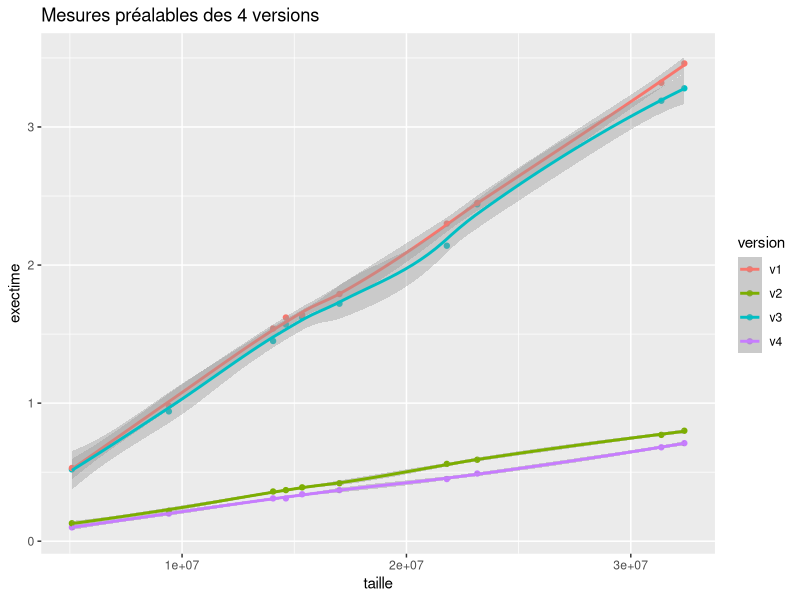

Generate this figure with R:
#!/bin/R

library(ggplot2)

df <- read.table("perf.dat", header=TRUE)

png("prealable.png")
ggplot(df,aes(x=taille,y=exectime,colour=version)) +
  geom_point() + geom_smooth() +
  ggtitle("Mesures préalables des 4 versions")
dev.off()
